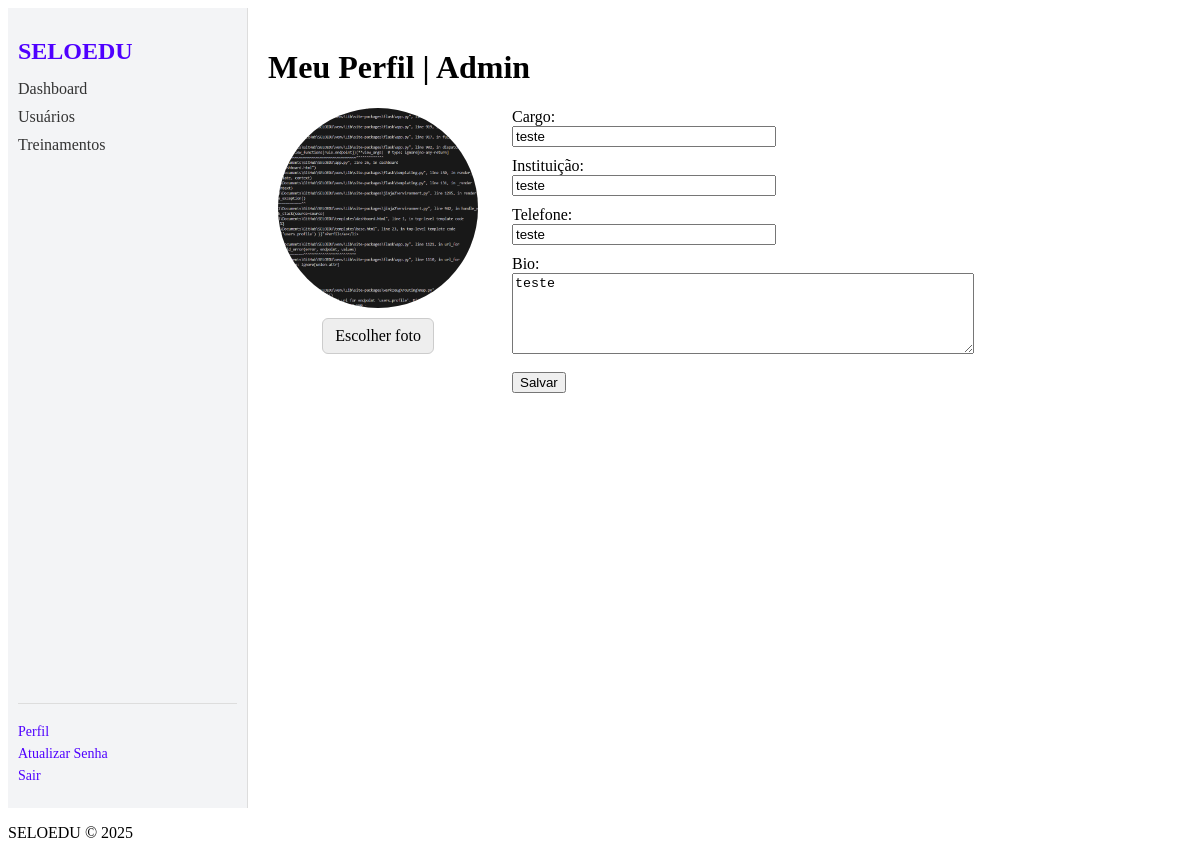
The app's page /users/profile (signed in), older data.
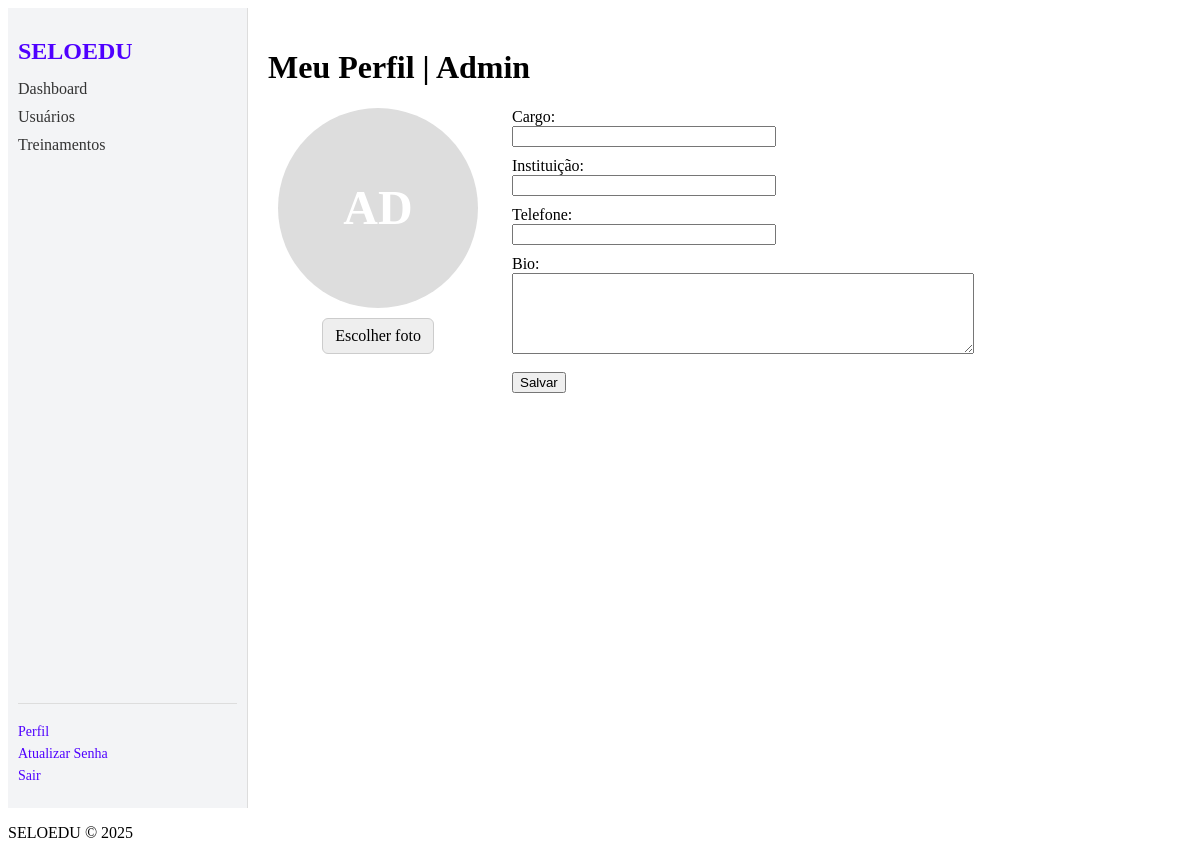
The same page, newer data.
### models/profile.py (models this page shows)
class Profile(db.Model):
    __tablename__ = 'profiles'
    id = db.Column(db.Integer, primary_key=True)
    user_id = db.Column(db.Integer, db.ForeignKey('user.id'), nullable=False)
    telefone = db.Column(db.String(20))
    instituicao = db.Column(db.String(100))
    cargo = db.Column(db.String(50))
    bio = db.Column(db.Text)
    foto = db.Column(db.String(200))
    foto_thumb = db.Column(db.String(200))
    user = db.relationship('User', back_populates='profile')

### views/users.py (the view, shortened to what this page needs)
def profile():
    form = ProfileForm()
    user = current_user
    profile = user.profile  # pode ser None
    if request.method == "GET" and profile:
        form.telefone.data = profile.telefone
        form.instituicao.data = profile.instituicao
        form.cargo.data = profile.cargo
        form.bio.data = profile.bio
    foto_url = None
    thumb_url = None
    if profile and profile.foto_thumb:
        thumb_url = url_for("static", filename=f"uploads/{profile.foto_thumb}")
    elif profile and profile.foto:
        foto_url = url_for("static", filename=f"uploads/{profile.foto}")
    return render_template(
        "users/profile.html",
        form=form,
        profile=profile,
        foto_url=foto_url,
        thumb_url=thumb_url
    )

### forms/profile_form.py
class ProfileForm(FlaskForm):
    telefone    = StringField("Telefone", validators=[Optional(), Length(max=11)])
    instituicao = StringField("Instituição", validators=[Optional(), Length(max=100)])
    cargo       = StringField("Cargo", validators=[Optional(), Length(max=50)])
    bio         = TextAreaField("Bio", validators=[Optional(), Length(max=1000)])
    foto        = FileField("Foto de Perfil", validators=[FileAllowed(["jpg","jpeg","png","gif"], "Apenas imagens!")])
    submit      = SubmitField("Salvar")

### app.py (called while the page is built)
@login_manager.user_loader
def load_user(user_id):
    return User.query.get(int(user_id))

### templates/users/profile.html (shortened to what this page needs)
{% extends "base.html" %} {% block title %}Meu Perfil - SELOEDU{% endblock %} {%
block content %}
<h1>
  Meu Perfil | {{ current_user.nome if current_user and current_user.nome else
  '' }}
</h1>
<form
  method="post"
  action="{{ url_for('users.profile') }}"
  enctype="multipart/form-data"
>
  <div
    style="display: flex; gap: 24px; align-items: flex-start; flex-wrap: wrap"
  >
    <div
      style="
        display: flex;
        flex-direction: column;
        align-items: center;
        gap: 10px;
        min-width: 220px;
      "
    >
      <div
        id="photo-box"
        style="
          width: 200px;
          height: 200px;
          border-radius: 50%;
          overflow: hidden;
          background: #ddd;
          display: flex;
          align-items: center;
          justify-content: center;
          cursor: pointer;
        "
        title="Clique para alterar a foto"
      >
        {% if profile and profile.foto_thumb %}
        <img
          id="current-photo"
          src="{{ url_for('static', filename='uploads/' ~ profile.foto_thumb) }}"
          alt="Foto atual"
          style="width: 200px; height: 200px; object-fit: cover; display: block"
        />
        {% elif profile and profile.foto %}
        <img
          id="current-photo"
          src="{{ url_for('static', filename='uploads/' ~ profile.foto) }}"
          alt="Foto atual"
          style="width: 200px; height: 200px; object-fit: cover; display: block"
        />
        {% else %} {% set _name = current_user.nome if current_user and
        current_user.nome else '' %} {% set parts = _name.split() if _name else
        [] %} {% if parts|length > 1 %} {% set initials = (parts[0][0] ~
        parts[-1][0]).upper() %} {% elif _name %} {% set initials =
        _name[:2].upper() %} {% else %} {% set initials = "?" %} {% endif %}
        <span
          id="initials"
          style="font-weight: 700; font-size: 48px; color: #fff"
        >
          {{ initials }}
        </span>
        {% endif %}
      </div>
      <div>
        <label
          for="foto"
          style="
            display: inline-block;
            padding: 8px 12px;
            background: #eee;
            border: 1px solid #ccc;
            border-radius: 6px;
            cursor: pointer;
          "
        >
          Escolher foto
        </label>
      </div>
    </div>
    <div style="flex: 1 1 420px; min-width: 260px">
      <div style="margin-bottom: 10px">
        <label for="cargo">Cargo:</label><br />
        <input
          type="text"
          id="cargo"
          name="cargo"
          value="{{ profile.cargo or '' }}"
          style="width: 40%; box-sizing: border-box"
        />
      </div>
      <div style="margin-bottom: 10px">
        <label for="instituicao">Instituição:</label><br />
        <input
          type="text"
          id="instituicao"
          name="instituicao"
          value="{{ profile.instituicao or '' }}"
          style="width: 40%; box-sizing: border-box"
        />
      </div>
      <div style="margin-bottom: 10px">
        <label for="telefone">Telefone:</label><br />
        {% if form %} {{ form.telefone(class="form-control", style="width:40%;
        box-sizing:border-box;") }} {% endif %}
      </div>
      <div style="margin-top: 6px">
        <label for="bio">Bio:</label><br />
        {% if form %} {{ form.bio(class="form-control", rows=5,
        style="width:70%; box-sizing:border-box;") }} {% endif %}
      </div>
      <div style="margin-top: 14px">
        <button type="submit" class="btn btn-primary">Salvar</button>
      </div>
    </div>
  </div>
</form>
{% endblock %}

Row changes from the older to the newer data that the page shows:
no longer on this page (row edited): Profile: foto (picture), cargo "teste", instituicao "teste", telefone "teste", bio "teste"
Text that changed along with them:
{{ initials }}: (not shown) → "AD"
